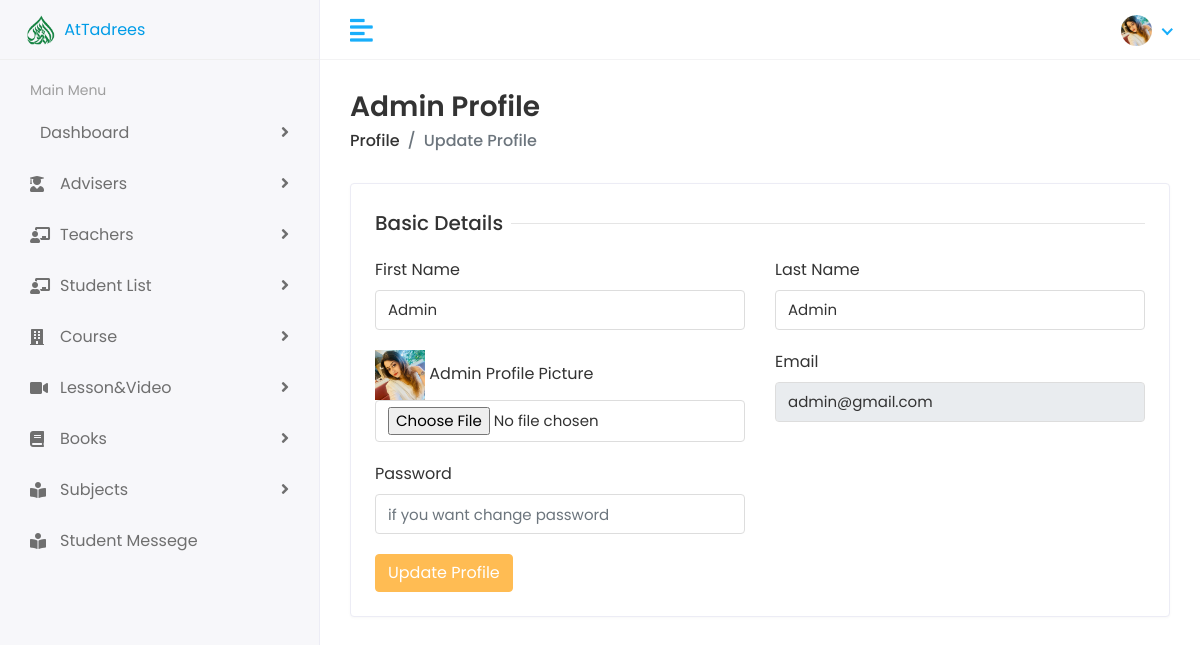
/admin-profile/ (signed in), run on an earlier commit of the app's database.
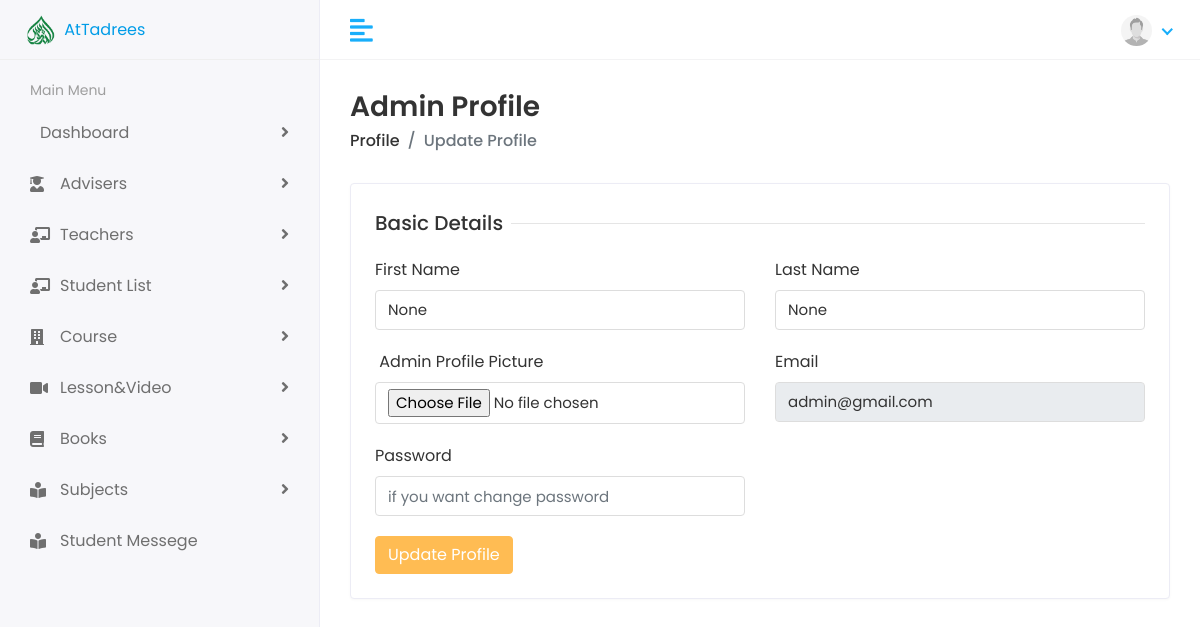
And on a later commit of the database.
### Accounts/models.py (models this page shows, shortened)
class User(AbstractBaseUser, PermissionsMixin):
    email         = models.EmailField(unique=True, null=False)
    password      = models.CharField(max_length=120)
    first_name    = models.CharField(max_length=165, null=True, blank=True)
    last_name      = models.CharField(max_length=165, null=True, blank=True)
    profile_pic   = models.ImageField(upload_to='profile_pic', null=True, blank=True)
    user_rol = (
        ('admin','Admin'),
        ('teacher','Teacher'),
        ('student','Student'),
    )
    user_type = models.CharField(
        max_length=20,
        choices=user_rol,
        )
    is_staff = models.BooleanField(
        gettext_lazy("staff status"),
        default=False,
        help_text = gettext_lazy("Designet whether this user can Login this site")
    )
    is_active = models.BooleanField(
        gettext_lazy("Active"),
        default=True,
        help_text = gettext_lazy("designates Whether this user should be creates as active. unselect this instad of deleting accounts")
    )
    USERNAME_FIELD = 'email'
    objects = MyUserManager()

### HOD_Dashbord/views.py (the view, shortened to what this page needs)
# urls.py: path('admin-profile/', views.HOD_profile, name='hod_profile'),
@login_required()
def HOD_profile(request):
    user = request.user
    if user.user_type == 'admin':
        return render(request, 'Dashbord/hod_profile.html')
    return redirect('error')

### templates/Dashbord/hod_profile.html (shortened to what this page needs)
{% extends "Dashbord/base.html" %}
{% block body %}
<div class="page-wrapper">
    <div class="content container-fluid">
        <div class="page-header">
            <div class="row align-items-center">
                <div class="col">
                    <h3 class="page-title">Admin Profile</h3>
                    <ul class="breadcrumb">
                        <li class="breadcrumb-item"><a
                                href="teachers.html">Profile</a></li>
                        <li class="breadcrumb-item active">Update
                            Profile</li>
                    </ul>
                </div>
            </div>
        </div>
        <div class="row">
            <div class="col-sm-12">
                <div class="card">
                    <div class="card-body">
                        <form method="POST" enctype="multipart/form-data">
                            <div class="row">
                                <div class="col-12">
                                    <h5 class="form-title"><span>Basic
                                            Details</span></h5>
                                </div>
                                <div class="col-12 col-sm-6">
                                    <div class="form-group">
                                        <label> First Name</label>
                                        <input type="text" value="{{user.first_name}}" name="first_name" class="form-control">
                                    </div>
                                </div>
                                <div class="col-12 col-sm-6">
                                    <div class="form-group">
                                        <label>Last Name</label>
                                        <input type="text" value="{{user.last_name}}" name="last_name" class="form-control">
                                    </div>
                                </div>
                                <div class="col-12 col-sm-6">
                                    <div class="form-group">
                                        <img src="/media/{{user.profile_pic}}" width="50px" alt="">
                                        <label>Admin Profile Picture</label>
                                        <input type="file"
                                            name="profile_pic"
                                            class="form-control">
                                    </div>
                                </div>
                                <div class="col-12 col-sm-6">
                                    <div class="form-group">
                                        <label>Email</label>
                                        <input type="email"
                                            name="email"
                                            readonly
                                            value="{{user.email}}"
                                            class="form-control">
                                    </div>
                                </div>
                                <div class="col-12 col-sm-6">
                                    <div class="form-group">
                                        <label>Password</label>
                                        <input type="password"
                                            name="password"
                                            placeholder="if you want change password"
                                            class="form-control">
                                    </div>
                                </div>
                                <div class="col-12">
                                    <button type="submit" class="btn
                                        btn-primary">Update Profile</button>
                                </div>
                            </div>
                        </form>
                    </div>
                </div>
            </div>
        </div>
    </div>
</div>
{% endblock body %}

### templates/Dashbord/header.html (shortened to what this page needs)
{% load static %}
<div class="header">
    <div class="header-left">
       <a href="{% url 'index' %}" class="logo">
       <img src="{% static 'assets/img/avatars/AtTadrees.png' %}" alt="Logo" width="50" height="50">
       AtTadrees</a>
    </div>
    <a href="javascript:void(0);" id="toggle_btn">
    <i class="fas fa-align-left"></i>
    </a>
    <ul class="nav user-menu">
       <li class="nav-item dropdown has-arrow">
          <a href="#" class="dropdown-toggle nav-link" data-toggle="dropdown">
          <span class="user-img">
            {% if user.profile_pic %}
            <img src="\media\{{user.profile_pic}}" alt="User Image" width="31" class="avatar-img
            rounded-circle">
            {% else %}
            <img src="{% static 'demo_profile.jpg' %}" alt="User Image" width="31" class="avatar-img rounded-circle">
            {% endif %}</span>
          </a>
       </li>
    </ul>
 </div>

What changed in the data, as far as the page shows it:
changed User "admin@gmail.com": first_name "Admin" → "None"; last_name "Admin" → "None"; profile_pic: picture removed
